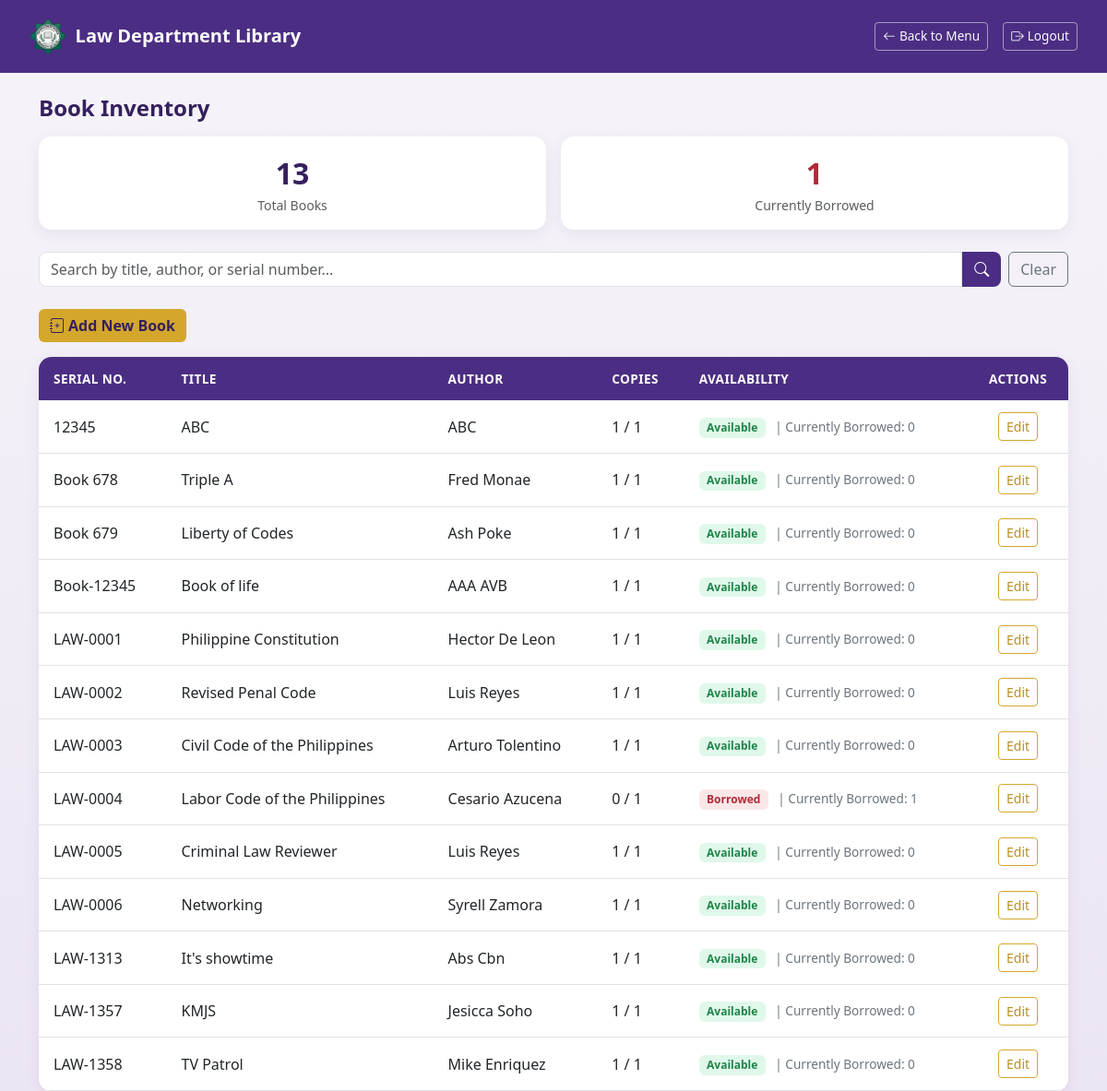
Screenshot of /books.php (signed in) with the database file from the repository.
### tables this page shows
CREATE TABLE `books` (
  `id` int(11) NOT NULL,
  `title` varchar(200) NOT NULL,
  `author` varchar(150) NOT NULL,
  `serial_no` varchar(100) NOT NULL,
  `total_copies` int(11) NOT NULL DEFAULT 1,
  `available_copies` int(11) NOT NULL DEFAULT 1,
  `is_available` tinyint(1) NOT NULL
);

### books.php (the view, shortened to what this page needs)
<?php
include('db.php');
?>
<!DOCTYPE html>
<html lang="en">
<head>
    <link href="https://cdn.jsdelivr.net/npm/bootstrap@5.3.0/dist/css/bootstrap.min.css" rel="stylesheet">
    <link href="https://cdn.jsdelivr.net/npm/bootstrap-icons@1.11.3/font/bootstrap-icons.css" rel="stylesheet">
</head>
<body>
<nav class="navbar navbar-tcm d-flex justify-content-between">
    <span class="navbar-brand">
        <img src="assets/images/tcm_logo.png" alt="TCM Seal">
        Law Department Library
    </span>
    <div class="d-flex align-items-center gap-3">
        <a href="index.php" class="btn btn-outline-light btn-sm"><i class="bi bi-arrow-left me-1"></i>Back to Menu</a>
        <a href="logout.php" class="btn btn-outline-light btn-sm"><i class="bi bi-box-arrow-right me-1"></i>Logout</a>
    </div>
</nav>
<div class="container mt-4">
    <h4 class="page-heading mb-3">Book Inventory</h4>
    <?php
    $total_books_row = mysqli_fetch_assoc(mysqli_query($conn, "SELECT COUNT(*) as total FROM books"));
    $borrowed_titles_row = mysqli_fetch_assoc(mysqli_query($conn, "SELECT COUNT(*) as total FROM books WHERE available_copies < total_copies"));
    ?>
    <div class="row g-3 mb-4">
        <div class="col-md-6">
            <div class="card stat-card stat-total text-center p-3">
                <div class="fs-2 fw-bold"><?php echo $total_books_row['total']; ?></div>
                <div class="text-muted small">Total Books</div>
            </div>
        </div>
        <div class="col-md-6">
            <div class="card stat-card stat-borrowed text-center p-3">
                <div class="fs-2 fw-bold"><?php echo $borrowed_titles_row['total']; ?></div>
                <div class="text-muted small">Currently Borrowed</div>
            </div>
        </div>
    </div>
    <form method="GET" class="d-flex gap-2 mb-4 search-bar">
        <div class="d-flex flex-grow-1">
            <input
                type="text"
                name="search"
                class="form-control"
                placeholder="Search by title, author, or serial number..."
                value="<?php echo isset($_GET['search']) ? htmlspecialchars($_GET['search']) : ''; ?>"
            >
            <button type="submit" class="btn btn-tcm-search"><i class="bi bi-search"></i></button>
        </div>
        <a href="books.php" class="btn btn-outline-secondary">Clear</a>
    </form>
    <div class="mb-3">
        <button class="btn btn-tcm-add" data-bs-toggle="modal" data-bs-target="#addBookModal">
            <i class="bi bi-journal-plus me-1"></i>Add New Book
        </button>
    </div>
    <div class="card card-table">
        <div class="card-body p-0">
            <table class="table table-hover mb-0">
                <thead>
                    <tr>
                        <th>Serial No.</th>
                        <th>Title</th>
                        <th>Author</th>
                        <th>Copies</th>
                        <th>Availability</th>
                        <th class="text-actions">Actions</th>
                    </tr>
                </thead>
                <tbody>
                <?php
                $search = isset($_GET['search']) ? $_GET['search'] : '';
                if ($search) {
                    $search_safe = mysqli_real_escape_string($conn, $search);
                    $query = "SELECT * FROM books
                              WHERE title LIKE '%$search_safe%'
                              OR author LIKE '%$search_safe%'
                              OR serial_no LIKE '%$search_safe%'
                              ORDER BY serial_no ASC";
                } else {
                    $query = "SELECT * FROM books ORDER BY serial_no ASC";
                }
                $result = mysqli_query($conn, $query);
                if (mysqli_num_rows($result) > 0) {
                    while ($row = mysqli_fetch_assoc($result)) {
                        $borrowed_count = $row['total_copies'] - $row['available_copies'];
                        $status_badge = $row['available_copies'] > 0
                            ? '<span class="badge badge-available">Available</span>'
                            : '<span class="badge badge-borrowed">Borrowed</span>';
                        $availability = $status_badge . ' <span class="borrowed-count-text">| Currently Borrowed: ' . $borrowed_count . '</span>';
                        echo "<tr>
                            <td>{$row['serial_no']}</td>
                            <td>{$row['title']}</td>
                            <td>{$row['author']}</td>
                            <td>{$row['available_copies']} / {$row['total_copies']}</td>
                            <td>{$availability}</td>
                            <td class='text-actions'>
                                <a href='edit_book.php?id={$row['id']}' class='btn btn-sm btn-edit'>Edit</a>
                            </td>
                        </tr>";
                    }
                } else {
                    echo "<tr><td colspan='6' class='text-center text-muted py-3'>No books found.</td></tr>";
                }
                ?>
                </tbody>
            </table>
        </div>
    </div>
</div>
</body>
</html>

### books.php (style rules this page uses)
:root { --tcm-purple: #4B2E83; --tcm-purple-dark: #35205E; --tcm-gold: #D4A72C; --tcm-gold-dark: #B88F22; }
body { background: linear-gradient(180deg, #f6f4f9 0%, #ece5f3 100%); min-height: 100vh; font-family: 'Segoe UI', system-ui, -apple-system, sans-serif; }
.navbar-tcm { background-color: var(--tcm-purple); padding: 0.9rem 2rem; }
.navbar-tcm .navbar-brand { color: #fff; font-weight: 700; display: flex; align-items: center; gap: 0.6rem; }
.navbar-tcm .navbar-brand img { width: 40px; height: 40px; object-fit: contain; }
.navbar-tcm .btn-outline-light { border-color: rgba(255,255,255,0.5); font-size: 0.85rem; }
.page-heading { color: var(--tcm-purple-dark); font-weight: 700; }
.stat-card { border: none; border-radius: 14px; box-shadow: 0 4px 16px rgba(75, 46, 131, 0.08); }
.stat-total .fs-2 { color: var(--tcm-purple-dark); }
.stat-borrowed .fs-2 { color: #b02a37; }
.search-bar .form-control { border-radius: 8px 0 0 8px; }
.btn-tcm-search { background-color: var(--tcm-purple); color: #fff; border-radius: 0 8px 8px 0; }
.btn-tcm-add { background-color: var(--tcm-gold); color: var(--tcm-purple-dark); font-weight: 600; border: none; }
.card-table { border: none; border-radius: 14px; overflow: hidden; box-shadow: 0 4px 16px rgba(75, 46, 131, 0.08); }
.table thead th { background-color: var(--tcm-purple) !important; color: #fff; font-weight: 600; font-size: 0.85rem; text-transform: uppercase; letter-spacing: 0.03em; border: none; padding: 0.9rem 1rem; }
.table th, .table td { text-align: left; }
.table th.text-actions, .table td.text-actions { text-align: center; }
.table tbody td { vertical-align: middle; padding: 0.8rem 1rem; }
.badge-available { background-color: rgba(46, 204, 113, 0.15); color: #1e8449; font-weight: 600; padding: 0.4em 0.7em; }
.badge-borrowed { background-color: rgba(220, 53, 69, 0.12); color: #b02a37; font-weight: 600; padding: 0.4em 0.7em; }
.borrowed-count-text { color: #6c757d; font-size: 0.85rem; margin-left: 0.4rem; }
.btn-edit { background-color: transparent; border: 1px solid var(--tcm-gold); color: var(--tcm-gold-dark); }

### rows the page displays
books: serial_no "12345", title "ABC", author "ABC", available_copies "1", total_copies "1", shows "Available", borrowed_count "0"
books: serial_no "Book 678", title "Triple A", author "Fred Monae", available_copies "1", total_copies "1", shows "Available", borrowed_count "0"
books: serial_no "Book 679", title "Liberty of Codes", author "Ash Poke", available_copies "1", total_copies "1", shows "Available", borrowed_count "0"
books: serial_no "Book-12345", title "Book of life", author "AAA AVB", available_copies "1", total_copies "1", shows "Available", borrowed_count "0"
books: serial_no "LAW-0001", title "Philippine Constitution", author "Hector De Leon", available_copies "1", total_copies "1", shows "Available", borrowed_count "0"
books: serial_no "LAW-0002", title "Revised Penal Code", author "Luis Reyes", available_copies "1", total_copies "1", shows "Available", borrowed_count "0"
books: serial_no "LAW-0003", title "Civil Code of the Philippines", author "Arturo Tolentino", available_copies "1", total_copies "1", shows "Available", borrowed_count "0"
books: serial_no "LAW-0004", title "Labor Code of the Philippines", author "Cesario Azucena", available_copies "0", total_copies "1", shows "Borrowed"
books: serial_no "LAW-0005", title "Criminal Law Reviewer", author "Luis Reyes", available_copies "1", total_copies "1", shows "Available", borrowed_count "0"
books: serial_no "LAW-0006", title "Networking", author "Syrell Zamora", available_copies "1", total_copies "1", shows "Available", borrowed_count "0"
books: serial_no "LAW-1313", title "It's showtime", author "Abs Cbn", available_copies "1", total_copies "1", shows "Available", borrowed_count "0"
books: serial_no "LAW-1357", title "KMJS", author "Jesicca Soho", available_copies "1", total_copies "1", shows "Available", borrowed_count "0"
books: serial_no "LAW-1358", title "TV Patrol", author "Mike Enriquez", available_copies "1", total_copies "1", shows "Available", borrowed_count "0"

### other values shown
$total_books_row['total'] "13"
$borrowed_titles_row['total'] "1"
